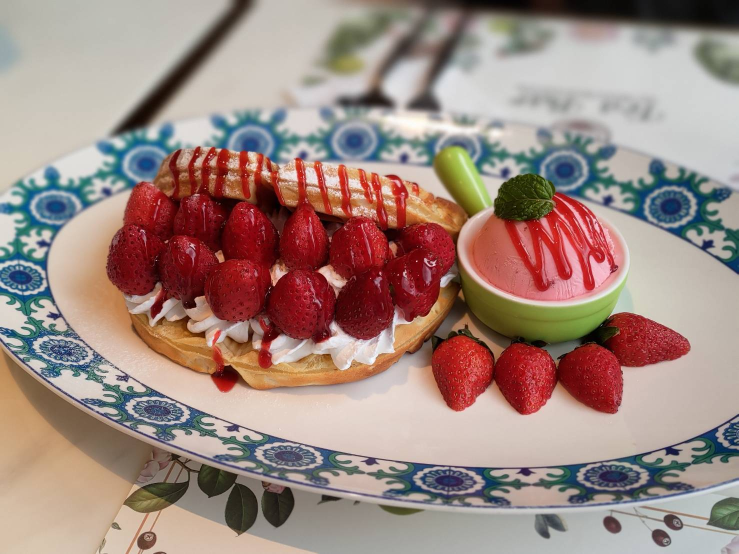
#> input picture ch11.ipynb 程式執行結果圖片存放區/food.jpg, 1477 x 1108 px, found by its file name (shown at 1/2 size); the run also reads 1 picture not shown here
$ jupyter execute 'ch11 Pillow 圖片處理.ipynb'
#> lines starting #> are read from the running program, lines starting #| are printed output that depends on the picture
# ch11 Pillow 圖片處理

[cell 1]
# 從PIL(Python Imaging Library)模組中匯入Image類別，用於處理圖片相關操作
from PIL import Image

# 使用Image.open()函式開啟圖片檔案
# 圖片路徑可以使用雙反斜線(\\)，或是在字串前加上r表示原始字串，以避免跳脫字元錯誤

im = Image.open("E:\\Python\\Python1-基礎Python開發實務\\ch11 圖片存放區\\food.jpg")
#> im is the input picture: PIL image 1477x1108 RGB; mean R, G, B 159.3, 136.1, 128.3

# 使用.show()方法顯示圖片，系統會開啟預設的圖片檢視器
im.show()

# 關閉原始圖片檔案，釋放系統資源
im.close()

[cell 2]
# 輸出圖片的檔案格式，例如JPEG、PNG等
print(im.format)
#| JPEG

# 輸出圖片的色彩模式，例如RGB、L(灰階)、RGBA等
print(im.mode)
#| RGB

# 輸出圖片的寬度(單位：像素)
print(im.width)
#| 1477

# 輸出圖片的高度(單位：像素)
print(im.height)
#| 1108

# 輸出圖片的尺寸大小，格式為(寬度, 高度)，單位為像素(pixels)
print(im.size)
#| (1477, 1108)

[cell 3]
# 使用Image.open()函式開啟圖片檔案
# 圖片路徑可以使用雙反斜線(\\)，或是在字串前加上r表示原始字串，以避免跳脫字元錯誤

im = Image.open("E:\\Python\\Python1-基礎Python開發實務\\ch11 圖片存放區\\food.jpg")

# 將圖片轉換為1位元黑白模式(非灰階)，只有黑與白兩種顏色
out = im.convert("1")
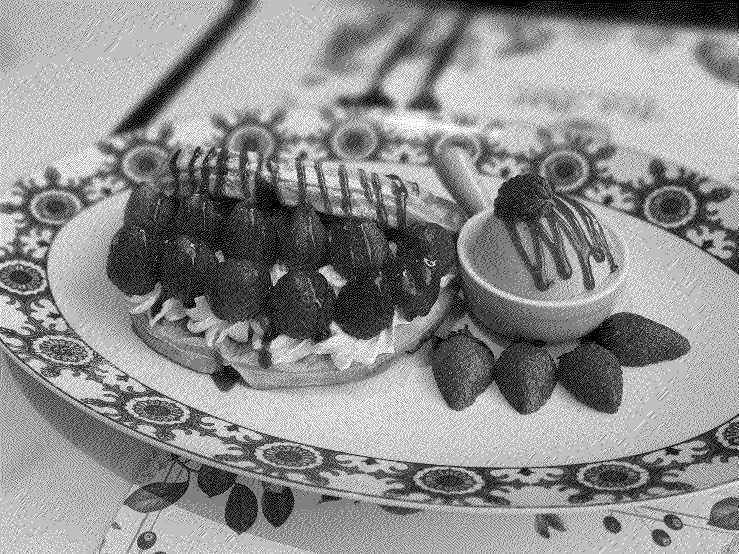
#> out: PIL image 1477x1108 1 (shown at 1/2 size); 55.6% white; black in thin lines or dots

# 使用.show()方法顯示圖片，系統會開啟預設的圖片檢視器
out.show()

# 將轉換後的圖片存成檔案(命名為food-1.jpg)
out.save("E:\\Python\\Python1-基礎Python開發實務\\ch11 圖片存放區\\food-1.jpg")

# 關閉原始圖片檔案，釋放系統資源
im.close()

# 關閉轉換後的圖片，釋放系統資源
out.close()

[cell 4]
# 使用Image.open()函式開啟圖片檔案
# 圖片路徑可以使用雙反斜線(\\)，或是在字串前加上r表示原始字串，以避免跳脫字元錯誤

im = Image.open("E:\\Python\\Python1-基礎Python開發實務\\ch11 圖片存放區\\food.jpg")

# 將圖片轉換為灰階模式(黑白灰，共256階)
out = im.convert("L")
#> out: PIL image 1477x1108 L

# 使用.show()方法顯示圖片，系統會開啟預設的圖片檢視器
out.show()

# 將轉換後的圖片存成檔案(命名為food-2.jpg)
out.save("E:\\Python\\Python1-基礎Python開發實務\\ch11 圖片存放區\\food-2.jpg")

# 關閉原始圖片檔案，釋放系統資源
im.close()

# 關閉轉換後的圖片，釋放系統資源
out.close()

[cell 5]
# 使用Image.open()函式開啟圖片檔案
# 圖片路徑可以使用雙反斜線(\\)，或是在字串前加上r表示原始字串，以避免跳脫字元錯誤

im = Image.open("E:\\Python\\Python1-基礎Python開發實務\\ch11 圖片存放區\\food.jpg")

# 將圖片旋轉45度
out = im.rotate(45)
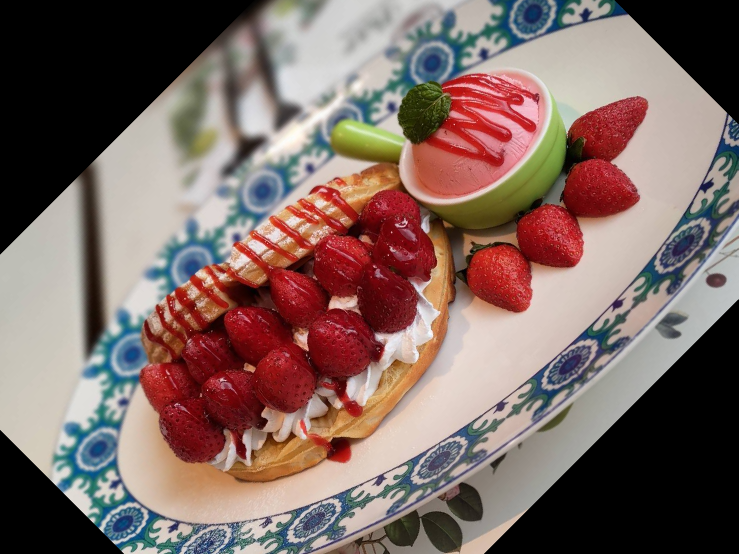
#> out: PIL image 1477x1108 RGB (shown at 1/2 size); mean R, G, B 126.9, 105.2, 99.7

# 使用.show()方法顯示圖片，系統會開啟預設的圖片檢視器
out.show()

# 將轉換後的圖片存成檔案(命名為food-3.jpg)
out.save("E:\\Python\\Python1-基礎Python開發實務\\ch11 圖片存放區\\food-3.jpg")

# 關閉原始圖片檔案，釋放系統資源
im.close()

# 關閉轉換後的圖片，釋放系統資源
out.close()

[cell 6]
# 使用Image.open()函式開啟圖片檔案
# 圖片路徑可以使用雙反斜線(\\)，或是在字串前加上r表示原始字串，以避免跳脫字元錯誤

im = Image.open("E:\\Python\\Python1-基礎Python開發實務\\ch11 圖片存放區\\food.jpg")

# 將圖片進行左右翻轉(水平翻轉)
out = im.transpose(Image.FLIP_LEFT_RIGHT)
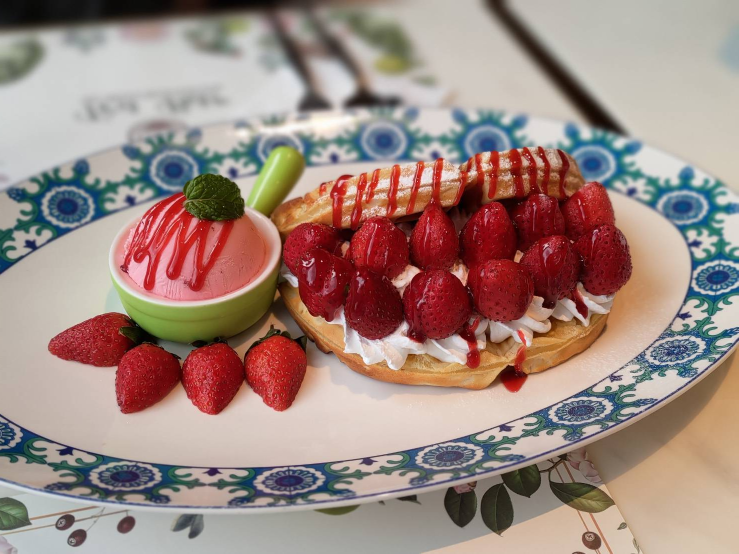
#> out: PIL image 1477x1108 RGB (shown at 1/2 size); mean R, G, B 159.3, 136.1, 128.3

# 使用.show()方法顯示圖片，系統會開啟預設的圖片檢視器
out.show()

# 將轉換後的圖片存成檔案(命名為food-4.jpg)
out.save("E:\\Python\\Python1-基礎Python開發實務\\ch11 圖片存放區\\food-4.jpg")

# 關閉原始圖片檔案，釋放系統資源
im.close()

# 關閉轉換後的圖片，釋放系統資源
out.close()

[cell 7]
# 使用Image.open()函式開啟圖片檔案
# 圖片路徑可以使用雙反斜線(\\)，或是在字串前加上r表示原始字串，以避免跳脫字元錯誤

im = Image.open("E:\\Python\\Python1-基礎Python開發實務\\ch11 圖片存放區\\food.jpg")

# 將圖片進行上下翻轉(垂直翻轉)
out = im.transpose(Image.FLIP_TOP_BOTTOM)
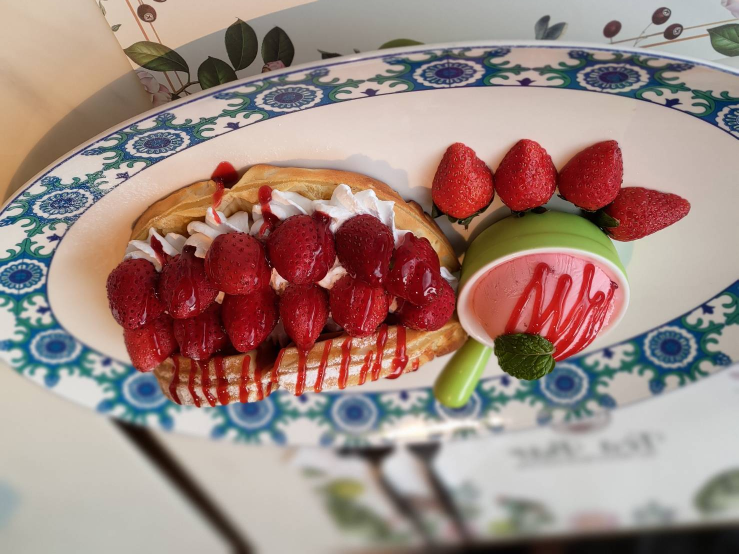
#> out: PIL image 1477x1108 RGB (shown at 1/2 size); mean R, G, B 159.3, 136.1, 128.3

# 使用.show()方法顯示圖片，系統會開啟預設的圖片檢視器
out.show()

# 將轉換後的圖片存成檔案(命名為food-5.jpg)
out.save("E:\\Python\\Python1-基礎Python開發實務\\ch11 圖片存放區\\food-5.jpg")

# 關閉原始圖片檔案，釋放系統資源
im.close()

# 關閉轉換後的圖片，釋放系統資源
out.close()

[cell 8]
# 使用Image.open()函式開啟圖片檔案
# 圖片路徑可以使用雙反斜線(\\)，或是在字串前加上r表示原始字串，以避免跳脫字元錯誤

im = Image.open("E:\\Python\\Python1-基礎Python開發實務\\ch11 圖片存放區\\food.jpg")

# 將圖片逆時針旋轉90度(或順時針旋轉270度)，使圖片頂部轉向左側
out = im.transpose(Image.ROTATE_90)
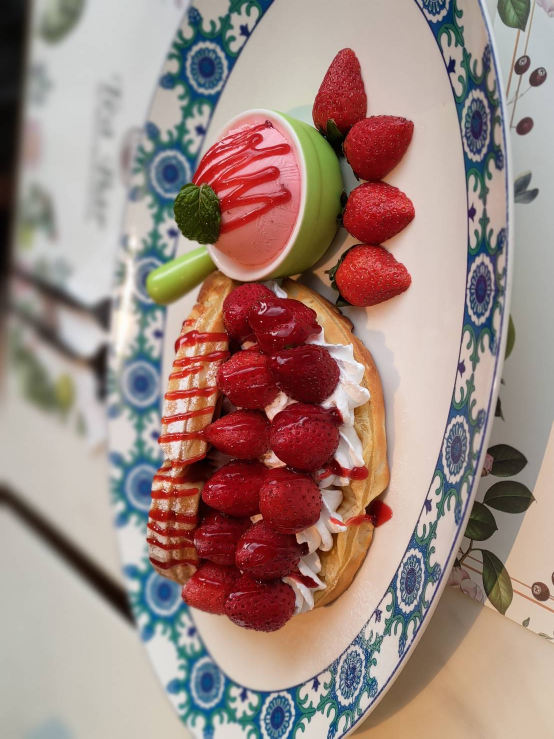
#> out: PIL image 1108x1477 RGB (shown at 1/2 size); mean R, G, B 159.3, 136.1, 128.3

# 使用.show()方法顯示圖片，系統會開啟預設的圖片檢視器
out.show()

# 將轉換後的圖片存成檔案(命名為food-6.jpg)
out.save("E:\\Python\\Python1-基礎Python開發實務\\ch11 圖片存放區\\food-6.jpg")

# 關閉原始圖片檔案，釋放系統資源
im.close()

# 關閉轉換後的圖片，釋放系統資源
out.close()

[cell 9]
# 使用Image.open()函式開啟圖片檔案
# 圖片路徑可以使用雙反斜線(\\)，或是在字串前加上r表示原始字串，以避免跳脫字元錯誤

im = Image.open("E:\\Python\\Python1-基礎Python開發實務\\ch11 圖片存放區\\food.jpg")

# 將圖片順時針或逆時針旋轉180度，使圖片上下顛倒
out = im.transpose(Image.ROTATE_180)
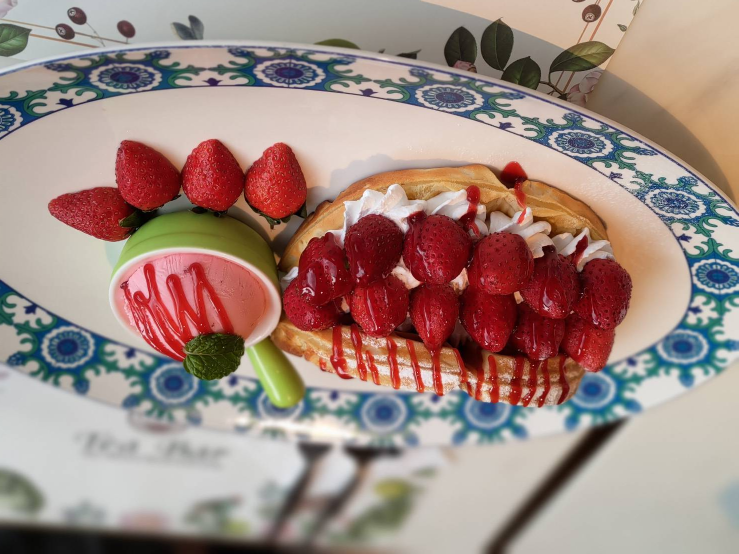
#> out: PIL image 1477x1108 RGB (shown at 1/2 size); mean R, G, B 159.3, 136.1, 128.3

# 使用.show()方法顯示圖片，系統會開啟預設的圖片檢視器
out.show()

# 將轉換後的圖片存成檔案(命名為food-7.jpg)
out.save("E:\\Python\\Python1-基礎Python開發實務\\ch11 圖片存放區\\food-7.jpg")

# 關閉原始圖片檔案，釋放系統資源
im.close()

# 關閉轉換後的圖片，釋放系統資源
out.close()

[cell 10]
# 使用Image.open()函式開啟圖片檔案
# 圖片路徑可以使用雙反斜線(\\)，或是在字串前加上r表示原始字串，以避免跳脫字元錯誤

im = Image.open("E:\\Python\\Python1-基礎Python開發實務\\ch11 圖片存放區\\food.jpg")

# 將圖片逆時針旋轉270度(或順時針旋轉90度)，使圖片頂部轉向右側
out = im.transpose(Image.ROTATE_270)
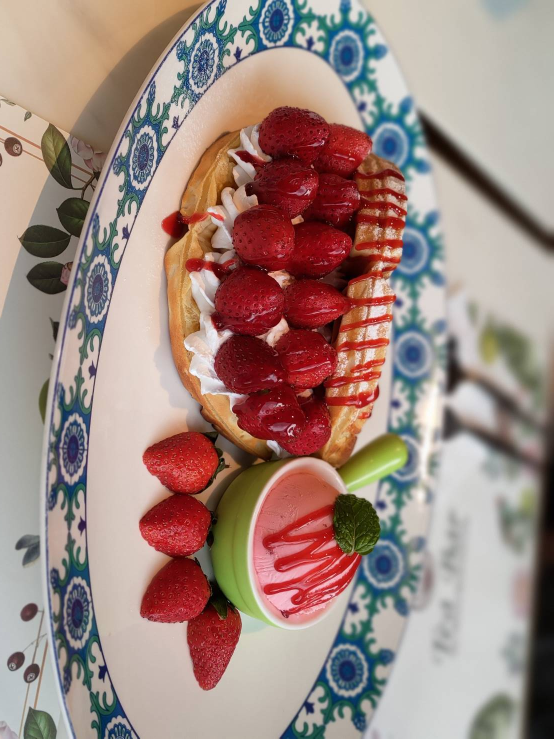
#> out: PIL image 1108x1477 RGB (shown at 1/2 size); mean R, G, B 159.3, 136.1, 128.3

# 使用.show()方法顯示圖片，系統會開啟預設的圖片檢視器
out.show()

# 將轉換後的圖片存成檔案(命名為food-8.jpg)
out.save("E:\\Python\\Python1-基礎Python開發實務\\ch11 圖片存放區\\food-8.jpg")

# 關閉原始圖片檔案，釋放系統資源
im.close()

# 關閉轉換後的圖片，釋放系統資源
out.close()

[cell 11]
# 從PIL模組匯入ImageFilter，用於圖片濾鏡效果
from PIL import ImageFilter

# 使用Image.open()函式開啟圖片檔案
# 圖片路徑可以使用雙反斜線(\\)，或是在字串前加上r表示原始字串，以避免跳脫字元錯誤

im = Image.open("E:\\Python\\Python1-基礎Python開發實務\\ch11 圖片存放區\\food.jpg")

# 對圖片套用模糊濾鏡，產生模糊效果
out = im.filter(ImageFilter.BLUR)
#> out: PIL image 1477x1108 RGB

# 使用.show()方法顯示圖片，系統會開啟預設的圖片檢視器
out.show()

# 將轉換後的圖片存成檔案(命名為food-9.jpg)
out.save("E:\\Python\\Python1-基礎Python開發實務\\ch11 圖片存放區\\food-9.jpg")

# 關閉原始圖片檔案，釋放系統資源
im.close()

# 關閉轉換後的圖片，釋放系統資源
out.close()

[cell 12]
# 使用Image.open()函式開啟圖片檔案
# 圖片路徑可以使用雙反斜線(\\)，或是在字串前加上r表示原始字串，以避免跳脫字元錯誤

im = Image.open("E:\\Python\\Python1-基礎Python開發實務\\ch11 圖片存放區\\food.jpg")

# 將原始圖片指派給變數out，方便後續連續套用濾鏡
out = im

# 對圖片套用模糊濾鏡，產生模糊效果，重複10次加強模糊
for i in range(10):
    out = out.filter(ImageFilter.BLUR)
#> this loop made 10 passes
#> pass 3, `out = out.filter(ImageFilter.BLUR)`:
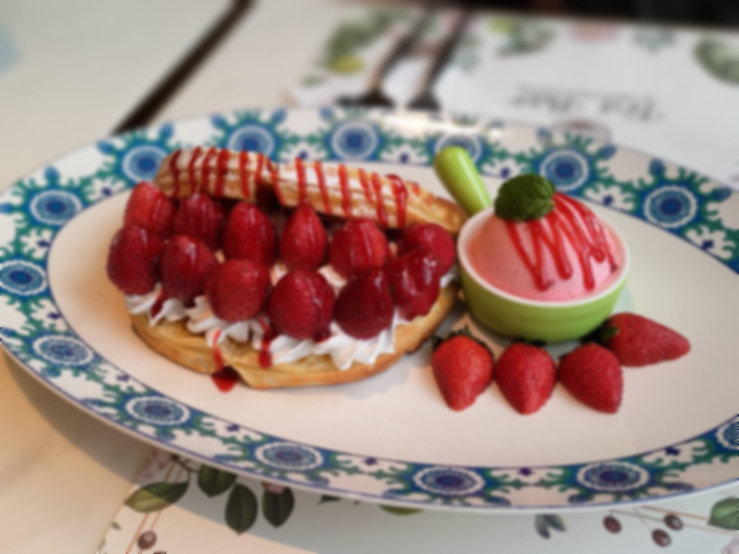
#> out: PIL image 1477x1108 RGB (shown at 1/2 size); mean R, G, B 159.4, 136.1, 128.4
#> after the loop:
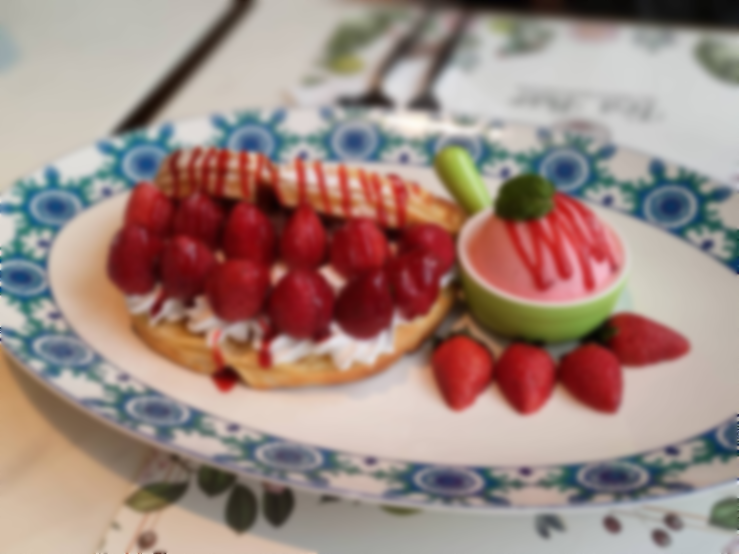
#> out: PIL image 1477x1108 RGB (shown at 1/2 size); mean R, G, B 159.6, 136.4, 128.6

# 使用.show()方法顯示圖片，系統會開啟預設的圖片檢視器
out.show()

# 將轉換後的圖片存成檔案(命名為food-10.jpg)
out.save("E:\\Python\\Python1-基礎Python開發實務\\ch11 圖片存放區\\food-10.jpg")

# 關閉原始圖片檔案，釋放系統資源
im.close()

# 關閉轉換後的圖片，釋放系統資源
out.close()

[cell 13]
# 使用Image.open()函式開啟圖片檔案
# 圖片路徑可以使用雙反斜線(\\)，或是在字串前加上r表示原始字串，以避免跳脫字元錯誤

im = Image.open("E:\\Python\\Python1-基礎Python開發實務\\ch11 圖片存放區\\food.jpg")

# 對圖片套用輪廓濾鏡，強調圖片邊緣線條，產生輪廓效果
out = im.filter(ImageFilter.CONTOUR)
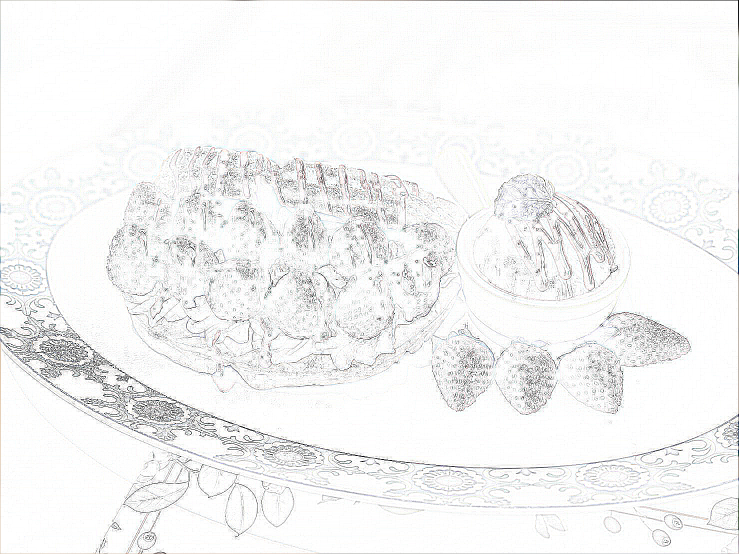
#> out: PIL image 1477x1108 RGB (shown at 1/2 size); mean R, G, B 244.1, 244.2, 244

# 使用.show()方法顯示圖片，系統會開啟預設的圖片檢視器
out.show()

# 將轉換後的圖片存成檔案(命名為food-11.jpg)
out.save("E:\\Python\\Python1-基礎Python開發實務\\ch11 圖片存放區\\food-11.jpg")

# 關閉原始圖片檔案，釋放系統資源
im.close()

# 關閉轉換後的圖片，釋放系統資源
out.close()

[cell 14]
# 使用Image.open()函式開啟圖片檔案
# 圖片路徑可以使用雙反斜線(\\)，或是在字串前加上r表示原始字串，以避免跳脫字元錯誤

im = Image.open("E:\\Python\\Python1-基礎Python開發實務\\ch11 圖片存放區\\food.jpg")

# 對圖片套用細節濾鏡，強調圖片的細節，增強圖像的清晰度
out = im.filter(ImageFilter.DETAIL)
#> (the rest of the program and of its run is left out)
